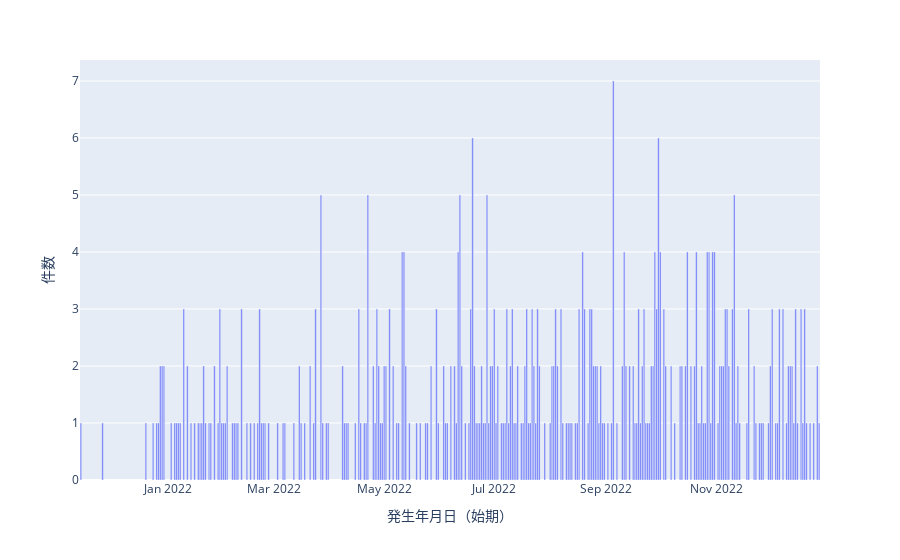

The code cell stored with this chart in its notebook:
### Code cell
fig = px.bar(district,x='発生年月日（始期）',y='件数')
fig.show()

### Figure 1 — Plotly figure (JSON) as saved in the notebook; plotly's stock layout.template omitted (floating-point values rounded to 4 significant figures; data arrays with more than 128 entries replaced by an {"elided": "..."} marker saying what was removed)
{"data": [{"alignmentgroup": "True", "hovertemplate": "発生年月日（始期）=%{x}<br>件数=%{y}<extra></extra>", "legendgroup": "", "marker": {"color": "#636efa", "pattern": {"shape": ""}}, "name": "", "offsetgroup": "", "orientation": "v", "showlegend": false, "textposition": "auto", "type": "bar", "x": {"elided": "255 str values"}, "xaxis": "x", "y": {"elided": "255 int values"}, "yaxis": "y"}], "layout": {"barmode": "relative", "legend": {"tracegroupgap": 0}, "margin": {"t": 60}, "xaxis": {"anchor": "y", "domain": [0, 1], "title": {"text": "発生年月日（始期）"}}, "yaxis": {"anchor": "x", "domain": [0, 1], "title": {"text": "件数"}}}}
